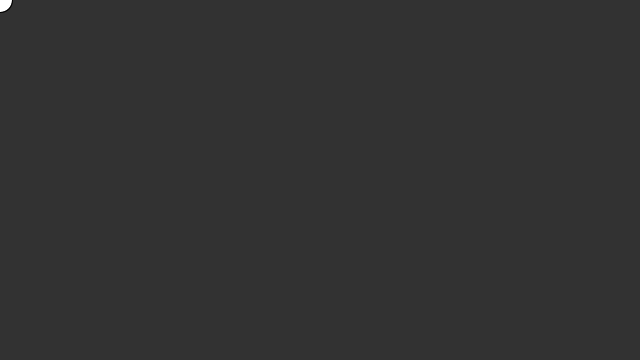
Frame 1 (no input)
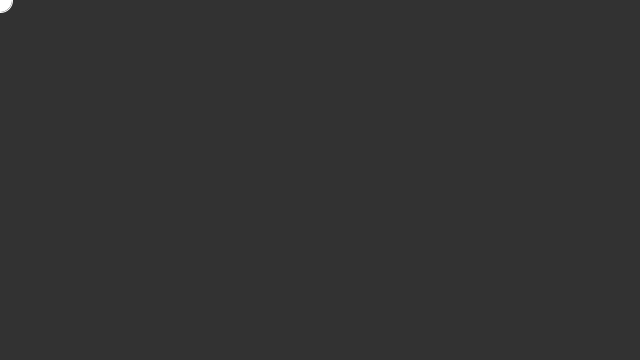
Frame 60 (the mouse pressed at the canvas centre just before this capture)
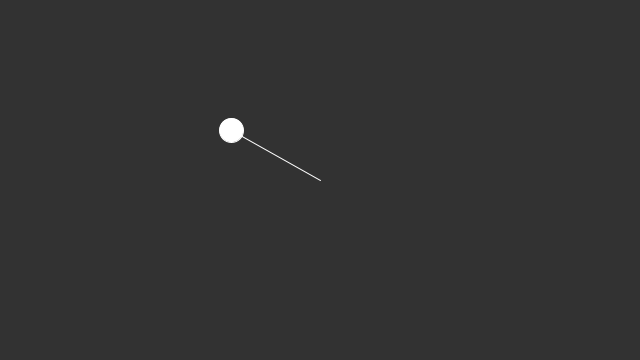
Frame 120 (the mouse held since frame 60 and released just before this capture)

The Processing sketch that drew these frames (run headless with seeded random() and noise(); from frame 60 on, the mouse is pressed at the canvas centre):

// Processing sketch: The_Bouncing_Ball_Version_Under_Construction
// ── The_Bouncing_Ball_Version_Under_Construction.pde
float ballX   = 0;
float ballY   = 0;
float updateX = 0;
float updateY = 0;
int   string     ; 

void setup()
{
size(640,360);
}

void draw() 
{
 background(50);
 string = (((int)(mouseX - ballX))^2 + ((int)(mouseY - ballY))^1/2);
 if(string > 150)
 {
 updateX = (mouseX - ballX)/50;
 updateY = (mouseY - ballY)/50;
 }
 ballX += updateX;
 ballY += updateY;
 ellipse(ballX, ballY, 24, 24);
 stroke(255);
 line(mouseX, mouseY, ballX, ballY);
}
